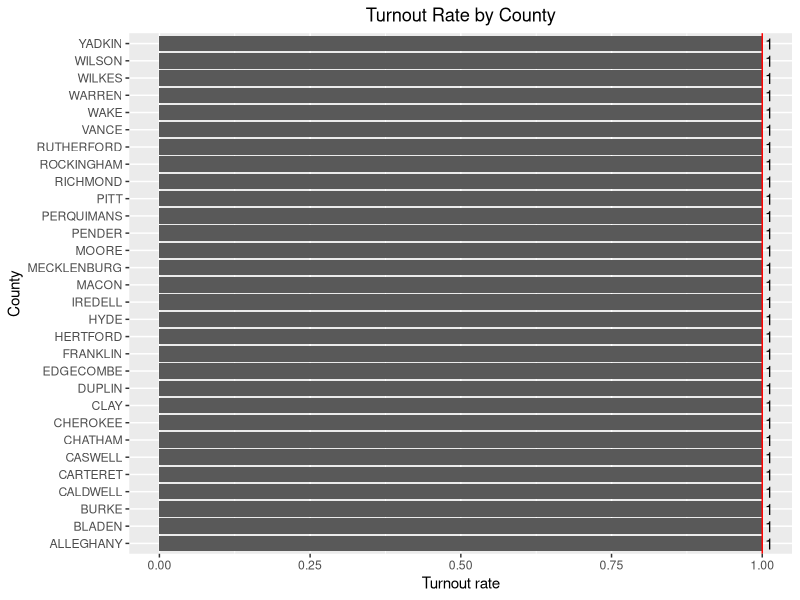
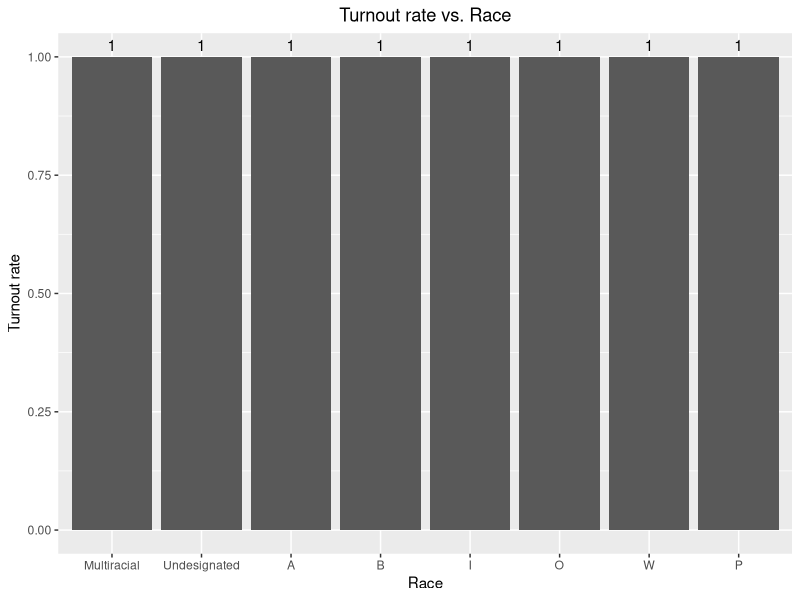
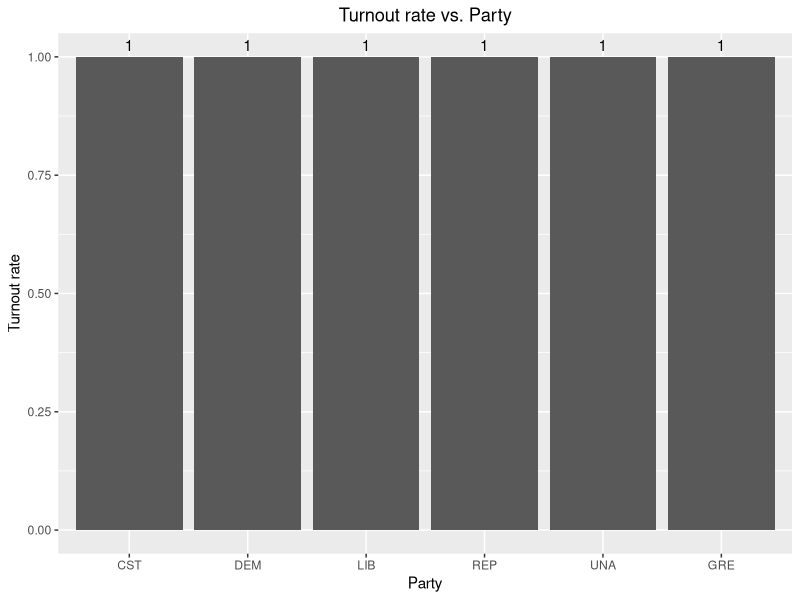
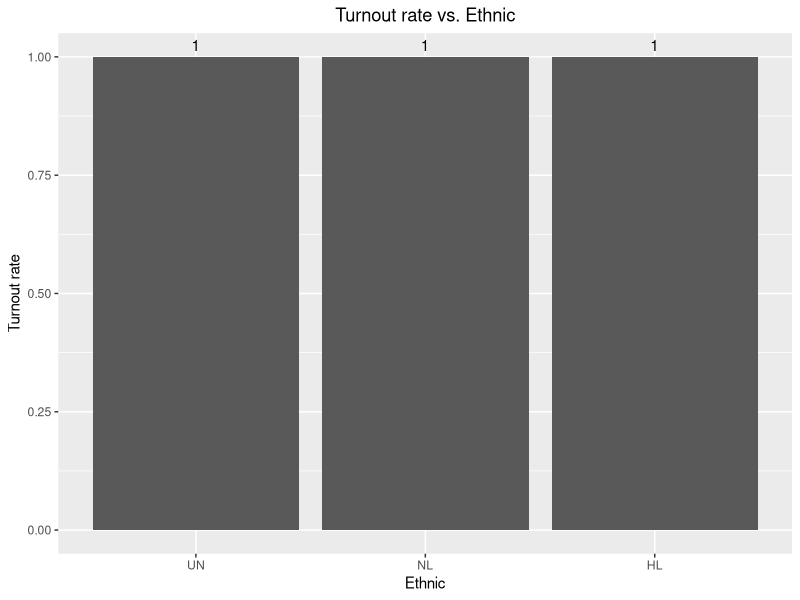
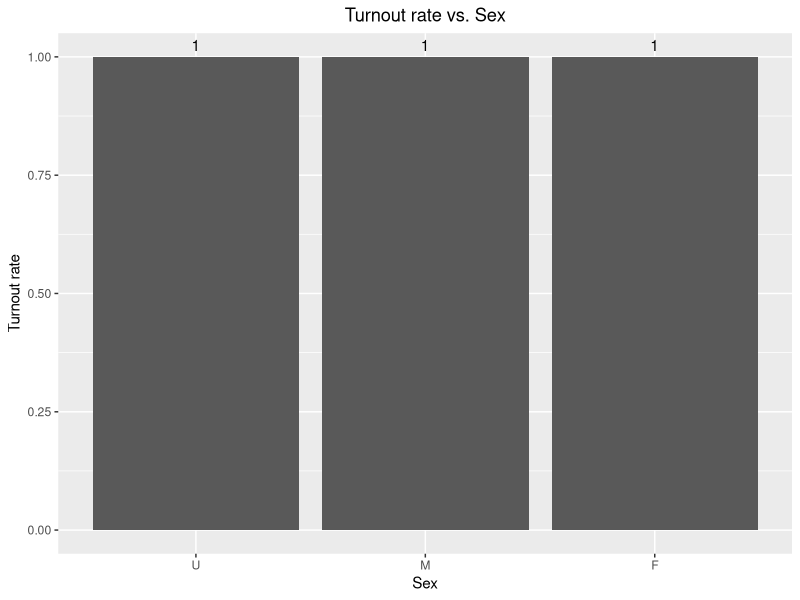
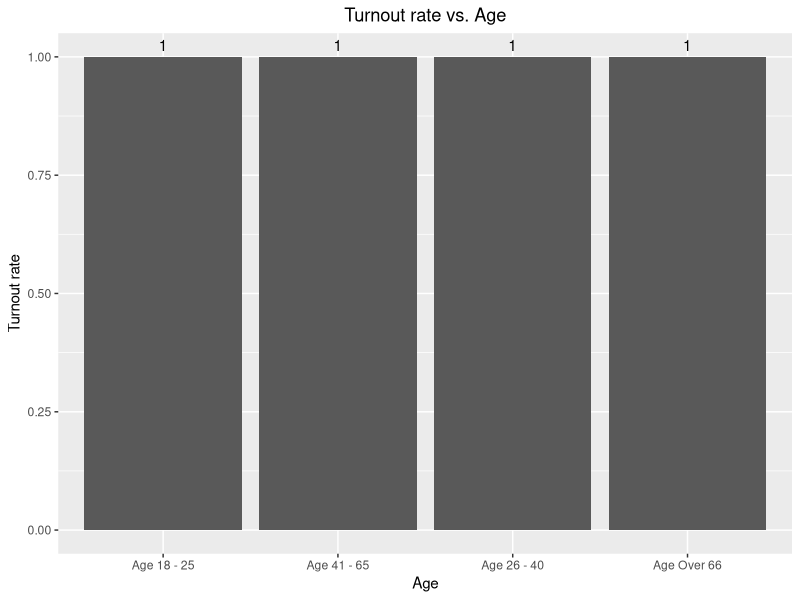
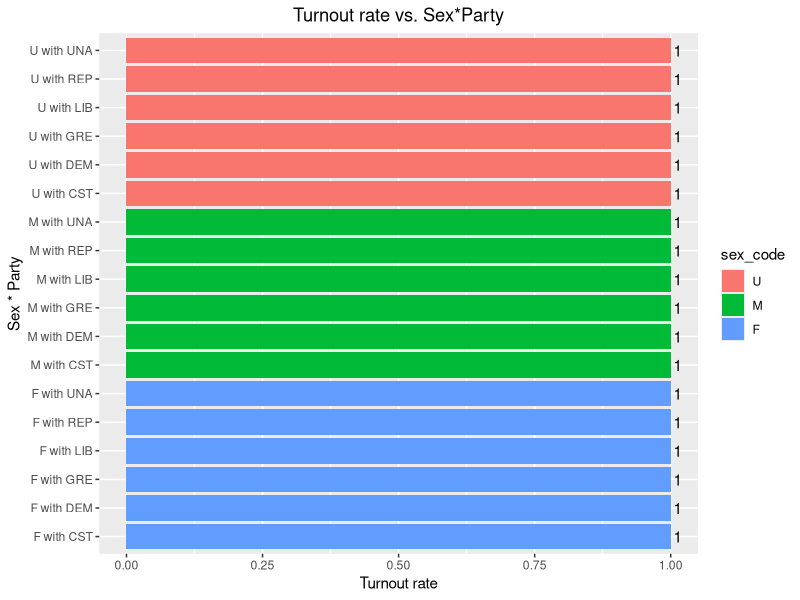
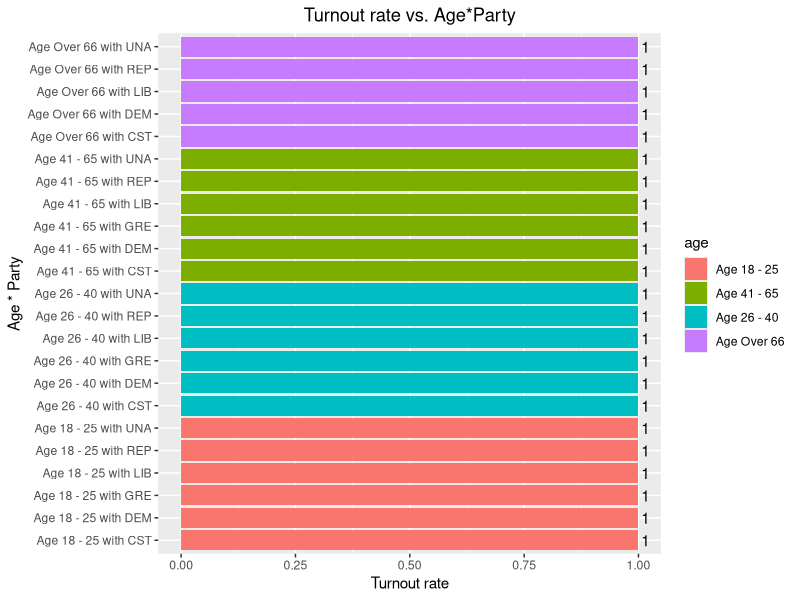

The R source for these figures, in order:
## ---- chunk 1
knitr::opts_chunk$set(echo = T, cache = T)
library(tidyverse)
library(lme4)
## ---- chunk 2
# contains info about the aggregate counts of voters who actually voted by demographic variables

votes <- read.table("history_stats_20201103.txt", header = TRUE, fill = TRUE, sep = '\t')

# contains info about the aggregate counts of registered voters by demographic variables
registers <- read.table("voter_stats_20201103.txt", header = TRUE, fill = TRUE, sep = '\t')
## ---- chunk 3
# set "" or " " to NA
registers[registers == ""] <- NA
registers[registers == " "] <- NA
votes[votes == " "] <- NA

# unique(registers$election_date) # "11/03/2020" NA 
# unique(registers$stats_type) # "history" NA  
# unique(registers$update_date) # "01/13/2021" NA     

# remove above three columns

registers <- registers %>%
  select(-election_date, -stats_type, -update_date)
votes <- votes %>%
  select(-election_date, -stats_type, -update_date)

votes <- votes %>%
  mutate(total_voters = as.numeric(total_voters))

registers <- registers %>%
  mutate(total_voters2 = as.numeric(total_voters))

## ---- chunk 4
# aggregated_data <- aggregate(voter$total_voters,
#                              list(county_desc = voter$county_desc,
#                                   age=voter$age,
#                                   party_cd=voter$party_cd, 
#                                   race_code = voter$race_code, 
#                                   sex_code = voter$sex_code, 
#                                   precinct_abbrv = voter$precinct_abbrv,
#                                   ethnic_code = voter$ethnic_code,
#                                   voting_method_desc = voter$voting_method_desc),
#                              sum)
# 
# aggregated_data <- aggregated_data %>%
#   rename(total_voters = x)

## ---- chunk 5
votes <- votes %>%
  group_by(county_desc, age, party_cd, race_code, ethnic_code, sex_code) %>%
  summarize(total_vot = sum(total_voters,na.rm =T))

data <- registers %>%
  group_by(county_desc, party_cd, race_code, ethnic_code, sex_code, age) %>%
  summarize(total_reg = sum(total_voters2, na.rm= T)) %>%
  left_join(votes, by = c("county_desc", "age", "party_cd", "race_code",
                      "ethnic_code", "sex_code"))



## ---- chunk 6
data <- data %>%
  mutate(total_vot = as.numeric(total_vot), 
         total_reg = as.numeric(total_reg), 
         county_desc = as.factor(county_desc), 
         party_cd = as.factor(party_cd), 
         race_code = as.factor(race_code), 
         sex_code = as.factor(sex_code), 
         ethnic_code = as.factor(ethnic_code), 
         age = as.factor(age))

## ---- chunk 7
#data <- data %>%
#  filter( !is.na(total_reg))
data$total_vot <- ifelse(is.na(data$total_vot), 0, data$total_vot)

data$total_vot <- ifelse(data$total_vot <= data$total_reg, data$total_vot, data$total_reg)

data <- data %>%
  drop_na()

# 13066 rows
## ---- chunk 8
set.seed(1031)
counties <- sample(unique(data$county_desc), 30)

data <- data %>%
  filter(county_desc %in% counties)
## ---- chunk 9
data <- data %>% drop_na()

# 3808 rows

data$race_code <- recode_factor(data$race_code, M = "Multiracial", U = "Undesignated")
## ---- chunk 10
turnout_rate <- sum(data$total_vot) / sum(data$total_reg)

data.frame(group = "Total", turnout_rate = turnout_rate)

## ---- chunk 11
data %>%
  group_by(county_desc) %>%
  summarise(total_reg = sum(total_reg),
            total_vot = sum(total_vot), .groups = "drop") %>%
  mutate(turnout_rate = total_vot / total_reg) %>%
  ggplot( aes(x = county_desc, y = turnout_rate)) +
  geom_bar(stat = "identity") +
  ylim(0,1) +
  xlab("County") + ylab("Turnout rate") +
  geom_text(aes(label=format(turnout_rate, digits = 2)), hjust = -0.3) +
  ggtitle("Turnout Rate by County") +
    theme(plot.title = element_text(hjust = 0.5)) +
  geom_hline(yintercept = turnout_rate, color = 'red') +
  coord_flip() 
## ---- chunk 12
data %>%
  group_by(race_code) %>%
  summarise(total_reg = sum(total_reg),
            total_vot = sum(total_vot), .groups = "drop") %>%
  mutate(turnout_rate = total_vot / total_reg) %>%
  select(group = race_code, turnout_rate) %>%
  ggplot( aes(x = group, y = turnout_rate)) +
  geom_bar(stat = "identity") +
  ylim(0,1) +
  xlab("Race") + ylab("Turnout rate") +
  geom_text(aes(label=format(turnout_rate, digits = 2)), vjust = -0.5) +
  ggtitle("Turnout rate vs. Race") +
    theme(plot.title = element_text(hjust = 0.5)) 
## ---- chunk 13
data %>%
  group_by(party_cd) %>%
  summarise(total_reg = sum(total_reg),
            total_vot = sum(total_vot), .groups = "drop") %>%
  mutate(turnout_rate = total_vot / total_reg) %>%
  select(group = party_cd, turnout_rate) %>%
  ggplot( aes(x = group, y = turnout_rate)) +
  geom_bar(stat = "identity") +
  ylim(0,1) +
  xlab("Party") + ylab("Turnout rate") +
  geom_text(aes(label=format(turnout_rate, digits = 2)), vjust = -0.5) +
  ggtitle("Turnout rate vs. Party") +
    theme(plot.title = element_text(hjust = 0.5))

## ---- chunk 14
data %>%
  group_by(ethnic_code) %>%
  summarise(total_reg = sum(total_reg),
            total_vot = sum(total_vot), .groups = "drop") %>%
  mutate(turnout_rate = total_vot / total_reg) %>%
  select(group = ethnic_code, turnout_rate) %>%
  ggplot( aes(x = group, y = turnout_rate)) +
  geom_bar(stat = "identity") +
  ylim(0,1) +
  xlab("Ethnic") + ylab("Turnout rate") +
  geom_text(aes(label=format(turnout_rate, digits = 2)), vjust = -0.5) +
  ggtitle("Turnout rate vs. Ethnic") +
    theme(plot.title = element_text(hjust = 0.5))

## ---- chunk 15
data %>%
  group_by(sex_code) %>%
  summarise(total_reg = sum(total_reg),
            total_vot = sum(total_vot), .groups = "drop") %>%
  mutate(turnout_rate = total_vot / total_reg) %>%
  select(group = sex_code, turnout_rate) %>%
  ggplot( aes(x = group, y = turnout_rate)) +
  geom_bar(stat = "identity") +
  ylim(0,1) +
  xlab("Sex") + ylab("Turnout rate") +
  geom_text(aes(label=format(turnout_rate, digits = 2)), vjust = -0.5) +
  ggtitle("Turnout rate vs. Sex") +
    theme(plot.title = element_text(hjust = 0.5))

## ---- chunk 16
data %>%
  group_by(age) %>%
  summarise(total_reg = sum(total_reg),
            total_vot = sum(total_vot), .groups = "drop") %>%
  mutate(turnout_rate = total_vot / total_reg) %>%
  select(group = age, turnout_rate) %>%
  ggplot( aes(x = group, y = turnout_rate)) +
  geom_bar(stat = "identity") +
  ylim(0,1) +
  xlab("Age") + ylab("Turnout rate") +
  geom_text(aes(label=format(turnout_rate, digits = 2)), vjust = -0.5) +
  ggtitle("Turnout rate vs. Age") +
    theme(plot.title = element_text(hjust = 0.5))

## ---- chunk 17
data %>%
  group_by(sex_code, party_cd) %>%
  summarise(total_reg = sum(total_reg),
            total_vot = sum(total_vot), .groups = "drop") %>%
  mutate(turnout_rate = total_vot / total_reg,
         group = paste0(sex_code, " with ", party_cd)) %>%
  select(group = group, turnout_rate, sex_code, party_cd) %>%
  ggplot( aes(x = group, y = turnout_rate, fill = sex_code)) +
  geom_bar(stat = "identity") +
  ylim(0,1) +
  xlab("Sex * Party") + ylab("Turnout rate") +
  geom_text(aes(label=format(turnout_rate, digits = 2)), hjust = -0.3) +
  coord_flip() +
  ggtitle("Turnout rate vs. Sex*Party") +
    theme(plot.title = element_text(hjust = 0.5))

## ---- chunk 18
data %>%
  group_by(age, party_cd) %>%
  summarise(total_reg = sum(total_reg),
            total_vot = sum(total_vot), .groups = "drop") %>%
  mutate(turnout_rate = total_vot / total_reg,
         group = paste0(age, " with ", party_cd)) %>%
  select(group = group, turnout_rate, age, party_cd) %>%
  ggplot( aes(x = group, y = turnout_rate, fill = age)) +
  geom_bar(stat = "identity") +
  ylim(0,1) +
  xlab("Age * Party") + ylab("Turnout rate") +
  geom_text(aes(label=format(turnout_rate, digits = 2)), hjust = -0.3) +
  coord_flip() +
  ggtitle("Turnout rate vs. Age*Party") +
    theme(plot.title = element_text(hjust = 0.5))


## ---- chunk 19
data %>%
  group_by(age, race_code) %>%
  summarise(total_reg = sum(total_reg),
            total_vot = sum(total_vot), .groups = "drop") %>%
  mutate(turnout_rate = total_vot / total_reg,
         group = paste0(age, " with ", race_code)) %>%
  select(group = group, turnout_rate, age, race_code) %>%
  ggplot( aes(x = group, y = turnout_rate, fill = age)) +
  geom_bar(stat = "identity") +
  ylim(0,1) +
  xlab("Age * Race") + ylab("Turnout rate") +
  geom_text(aes(label=format(turnout_rate, digits = 2)), hjust = -0.3) +
  coord_flip() +
  ggtitle("Turnout rate vs. Age*Race") +
    theme(plot.title = element_text(hjust = 0.5))


## ---- chunk 20
# attach(data)
# mod1 <- glmer(cbind(total_vot, total_reg - total_vot) ~
#                       party_cd + race_code + ethnic_code + sex_code + age + (1|county_desc),
#                     data = data, family = binomial,
#               control=glmerControl(optimizer = "bobyqa"))
## ---- chunk 21
 # glmer(cbind(cbind(total_vot, total_reg - total_vot) ~
 #                  party_cd + race_code + ethnic_code + sex_code + age +
 #                  sex_code:party_cd + age:party_cd + age:race_code + (1|county_desc),
 #                data = data, family = binomial)

## ---- chunk 22


## ---- chunk 23


